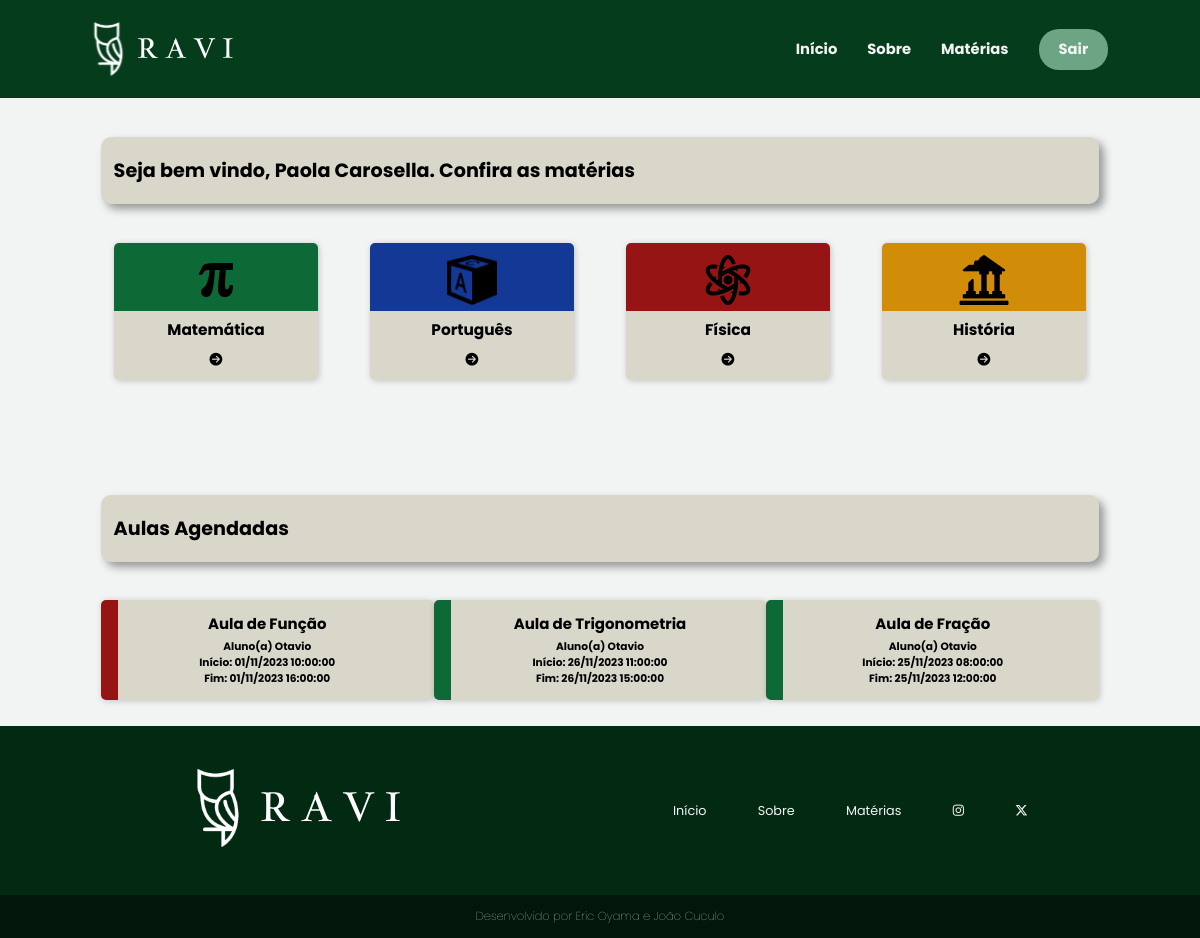
Page /sistema-professor/professor/principal.php (signed in) on the committed database.
### tables this page shows
CREATE TABLE `events` (
  `id` int(11) NOT NULL,
  `title` varchar(220) NOT NULL,
  `color` varchar(45) NOT NULL,
  `start` datetime NOT NULL,
  `end` datetime NOT NULL,
  `conteudo` text NOT NULL,
  `formaPag` varchar(20) NOT NULL,
  `aluno_id` int(11) DEFAULT NULL,
  `professor_id` int(11) DEFAULT NULL,
  `valorTotal` int(11) NOT NULL
);

CREATE TABLE `aluno` (
  `id` int(11) NOT NULL,
  `nome` varchar(100) NOT NULL,
  `email` varchar(100) NOT NULL,
  `senha` varchar(255) NOT NULL,
  `dn` date NOT NULL,
  `endereco` varchar(100) NOT NULL,
  `cep` varchar(20) NOT NULL,
  `estado` varchar(100) NOT NULL,
  `cidade` varchar(100) NOT NULL,
  `telefone` varchar(20) NOT NULL,
  `cpf` varchar(20) NOT NULL,
  `rg` varchar(20) NOT NULL,
  `sexo` varchar(10) NOT NULL,
  `dataCad` timestamp NOT NULL DEFAULT current_timestamp(),
  `status` varchar(11) NOT NULL
);

### sistema-professor/professor/principal.php (the view, shortened to what this page needs)
<?php
    require_once('../../conexao.php');
    $sql = "SELECT events.*, aluno.nome
              FROM events
        INNER JOIN aluno ON events.aluno_id = aluno.id
             WHERE professor_id = " . $_SESSION['id'];
    $resultado = mysqli_query($conexao, $sql);
?>
<!DOCTYPE html>
<html lang="pt-br">
<head>
    <link rel="stylesheet" href="../../assets/css/header-footer.css">
    <link rel="stylesheet" href="../../assets/css/principal.css">
</head>
<body>
    <?php require_once("../template-prof/menu2.php") ?>
    <main class="container">
        <div class="bem-vindo">
            <h2>Seja bem vindo, <?= $_SESSION['nome']; ?>. Confira as matérias</h2>
        </div>
        <section class="cursos">
            <div class="card-cursos">
                <article class="card">
                    <a href="">
                        <img src="../../assets/img/pi-icon.png">
                        <strong>Matemática</strong>
                        <i class="fa-sharp fa-solid fa-circle-arrow-right" style="color: #000000;"></i>
                    </a>
                </article>
                <article class="card">
                    <a href="" id="port">
                        <img src="../../assets/img/abc-icon.png">
                        <strong>Português</strong>
                        <i class="fa-sharp fa-solid fa-circle-arrow-right" style="color: #000000;"></i>
                    </a>
                </article>
                <article class="card">
                    <a href="" id="fis">
                        <img src="../../assets/img/atom-icon.png">
                        <strong>Física</strong>
                        <i class="fa-sharp fa-solid fa-circle-arrow-right" style="color: #000000;"></i>
                    </a>
                </article>
                <article class="card">
                    <a href="" id="hist">
                        <img src="../../assets/img/ruins-icon.png">
                        <strong>História</strong>
                        <i class="fa-sharp fa-solid fa-circle-arrow-right" style="color: #000000;"></i>
                    </a>
                </article>
            </div>
        </section>
        <section style="margin-top: -6rem;">
            <div class="bem-vindo">
                <h2>Aulas Agendadas</h2>
            </div>
            <div class="card-agend">
                <?php while ($linha = mysqli_fetch_array($resultado)) { ?>
                    <?php
                        $inicio = new DateTime($linha['start']);
                        $fim = new DateTime($linha['end']);
                    ?>
                    <article style="background-image: linear-gradient(to left, #D9D7CA 0, #D9D7CA 95%, <?= $linha['color'] ?> 5%);">
                        <h3><?= $linha['title'] ?></h3>
                        <h5>Aluno(a) <?= $linha['nome'] ?></h5>
                        <h5>Início: <?= $inicio->format('d/m/Y H:i:s') ?></h5>
                        <h5>Fim: <?= $fim->format('d/m/Y H:i:s') ?></h5>
                    </article>
                <?php } ?>
            </div>
        </section>
    </main>
    <?php require_once("../template-prof/rodape1.php") ?>
</body>
</html>

### assets/css/header-footer.css (style rules this page uses)
* { margin: 0; padding: 0; box-sizing: border-box; font-family: 'Poppins', sans-serif; }
:root { --color-primary: #053c1c; --color-secundary: #6ca484; --color-tertiary: #14964C; --color-black: #000; --color-white: #f2f4f3; font-size: 80%; }
html { height: 100%; min-height: 100%; }
body { display: flex; flex-direction: column; min-height: 100%; width: 100%; }

### assets/css/principal.css (style rules this page uses)
body { background-color: var(--color-white); }
.cursos { display: flex; flex-direction: column; align-items: center; margin-bottom: 15rem; }
.card-cursos { display: flex; align-items: center; gap: 8rem; }
.card a { background-image: linear-gradient(to bottom, #0d6935 0, #0d6935 50%, #D9D7CA 50%); display: flex; flex-direction: column; align-items: center; width: 16rem; padding: 1rem; border-radius: 5px; box-shadow: 1px 1px 6px rgba(0, 0, 0, 0.2); text-decoration: none; color: var(--color-black); cursor: pointer; }
#port { background-image: linear-gradient(to bottom, #143896 0, #143896 50%, #D9D7CA 50%); }
#fis { background-image: linear-gradient(to bottom, #961414 0, #961414 50%, #D9D7CA 50%); }
#hist { background-image: linear-gradient(to bottom, #D18D08 0, #D18D08 50%, #D9D7CA 50%); }
.card img { width: 50px; }
.card strong { padding: 1rem; font-size: 1.2rem; }
.container { max-width: 1200px; margin: 0 auto; }
.bem-vindo { max-width: 100%; border-radius: 10px; box-shadow: 5px 5px 8px rgba(0, 0, 0, 0.377); margin: 3rem auto; padding: 1.5rem 1rem; background-color: #D9D7CA; }
.card-agend { display: flex; justify-content: space-between; flex-wrap: wrap; }
.card-agend article { display: flex; flex-direction: column; align-items: center; width: 26rem; margin-bottom: 2rem; padding: 1rem; border-radius: 5px; box-shadow: 1px 1px 6px rgba(0, 0, 0, 0.2); text-decoration: none; color: var(--color-black); }
.card-agend article h3 { margin-bottom: .3rem; }
@media screen and (max-width: 1225px) { .card-cursos { gap: 4rem; } }

### rows in the picture
events: title "Aula de Função", aluno.nome "Otavio", start "01/11/2023 10:00:00", end "01/11/2023 16:00:00"
events: title "Aula de Trigonometria", aluno.nome "Otavio", start "26/11/2023 11:00:00", end "26/11/2023 15:00:00"
events: title "Aula de Fração", aluno.nome "Otavio", start "25/11/2023 08:00:00", end "25/11/2023 12:00:00"

### other values in the picture
$_SESSION['nome'] "Paola Carosella"
